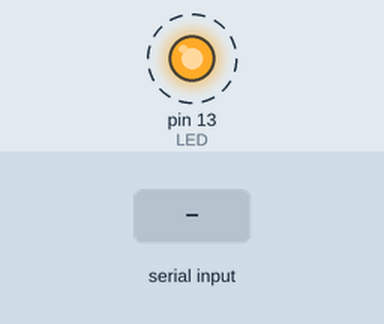
A sketch run on a simulated Arduino Uno, built with avr-gcc and run on an emulated ATmega328P. Parts: output pins drawn as LEDs (lit = HIGH). Dashed ring = blinking. Inputs (shaded band) come from the test bench. What the sketch prints to the serial monitor is not drawn.

Above: at 0.87 s.
1.3 s: byte 30 received over Serial
4.3 s: byte 90 received over Serial
7.3 s: byte 120 received over Serial
Timing chart, 0 to 16.3 s (numbered marks = the images above; inputs shaded):
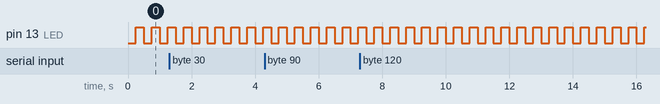

The sketch:

SerialTesting.ino
```cpp
int LED = 13;
int inByte = 0;
int blinkTimer = 0;
int blinkInterval = 500;

void setup() {
  pinMode(LED,OUTPUT);
  Serial.begin(9600);

}

void loop() {
  if (Serial.available() >0) {
    inByte = Serial.read();
    inByte ++;
    Serial.write(inByte);
  }
  if(millis() - blinkTimer >= blinkInterval/2){
    digitalWrite(LED,HIGH);
  }
  if (millis() - blinkTimer >= blinkInterval){
    digitalWrite(LED,LOW);
    blinkTimer = millis();
  }
}
```

Measured:
- by itself, pin 13 (LED): alternates HIGH for 0.25 s and LOW for 0.25 s
